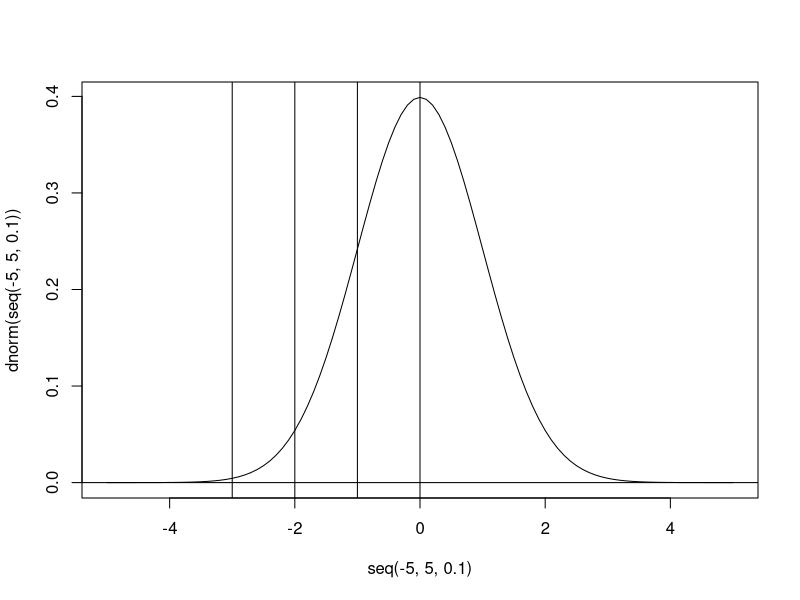
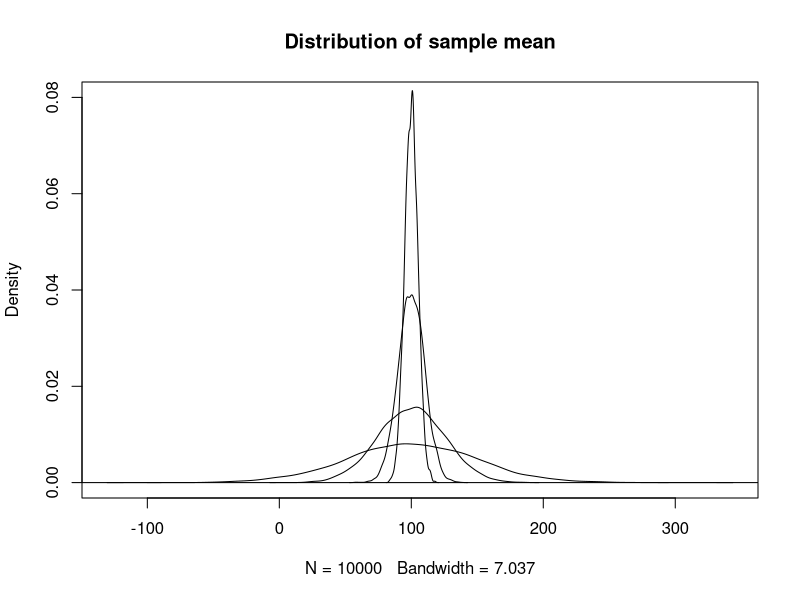
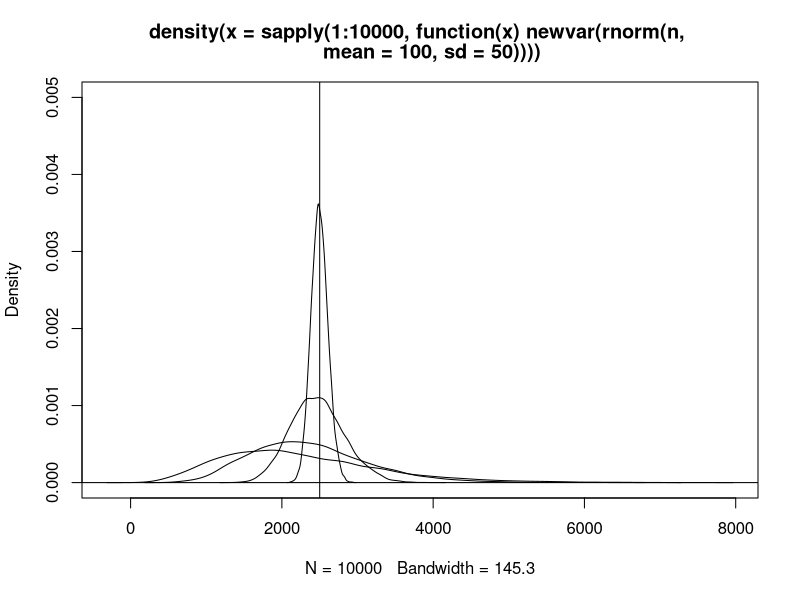

Recreate these plots in R, in order. (Note: this script raises an error after producing the figures.)
# -------------------------------------------------------------------
# Lecture 3: Normal distribution, estimators, sampling distributions of estimators, tests of hypotheses

# Required libraries: --
  rm(list=ls())
  # source("http://thiloklein.de/R/myfunctions.R")
  ls()
# -------------------------------------------------------------------


# --- Standard normal distribution ---------------------------------

# Normal distribution: 68-95-99.7 or six sigma rule
  plot(dnorm(seq(-5,5,.1)) ~ seq(-5,5,.1), type="l")
  abline(h=0, v=c(-3,-2,-1,0))

# What proportion of observations are smaller than 0.83? (p.6)
  pnorm(0.83)

# What proportion of observations are greater than -2.15? (p.7)
  1 - pnorm(-2.15)

# Inverse of SND: F^{-1}(0.03) = ? (p.8)
  qnorm(0.03)

# Inventory example. (p.9ff)
  # What is the probability of a stockout?
  1 - pnorm(20, mean=15, sd=6)
  # If the prob of stockout is to be no more than 5%, what should the reorder point be?
  qnorm(1-0.05, mean=15, sd=6)




# --- Asymptotic properties of estimators (pages 23-25) ----------------

  # Simulate probability distribution of sample mean.
  d = function(n) density( sapply(1:10000, function(x) mean(rnorm(n, mean=100, sd=50))) )
  
  # Plot probability density of sample mean (sample size 1).
  plot( d(1), ylim=c(0,.08), main="Distribution of sample mean")
  abline(h=0)
    
  # Sample size 4, 25, and 100.
  sapply(c(4,25,100), function(x) lines( d(x) ) )




# --- Simulation: Sample variance, unbiased estimators (pages 27-29) ----

# --- PART A: Biased vs unbiased estimator for population variance.

# What's special about n-1 in the equation for the sample standard deviation?
# What would happen if we used n instead?

# Unbiased sample variance with denominator n-1
  var(0:1)

# Biased sample variance with denominator n
  newvar = function(x) 1/length(x) * sum( (x-mean(x))^2 )
  newvar(0:1)

# 1,000 Simulations (sample size 10) and mean of biased vs unbiased sample variance
  s2 = sapply(1:1000, function(x){ 
      sample10 = rnorm(10,mean=0,sd=1)
      c( var(sample10), newvar(sample10) )
    }
  )
  s2.unbiased = s2[1,]; mean(s2.unbiased)
  s2.biased = s2[2,]; mean(s2.biased)
    

# --- PART B: Consistency of the biased variance estimator.

# If the sample size is increased it ceases to matter whether we use n or n-1 in the denominator.
# Simulate distribution of biased sample variance for different sample sizes
  d = function(n) density( sapply(1:10000, function(x) newvar(rnorm(n, mean=100, sd=50))) )
  
  # Sample size 10
  plot(d(10), ylim=c(0,.005)); abline(h=0, v=50^2)
  
  # Sample sizes 20, 100, and 1000
  sapply(c(20,100,1000), function(x) lines(d(x)) )

# In summary, using n gives a biased estimate of the true variance. The smaller the sample size, the greater this discrepancy between the unbiased and biased estimator.




# --- Simulation: Power of a test (pages 67-69) -------------------------

# Define hypothesis test function.
  h.test.A = function(n, mu){ 
    sapply(mu, function(x) abs( mean( rnorm(n, mean=x, sd=1) ) ) > qnorm(0.975)/sqrt(n) )
  }

  h.test.B = function(n, mu){ 
    sapply(n, function(x) abs( mean( rnorm(x, mean=mu, sd=1) ) ) > qnorm(0.975)/sqrt(x) )
  }


# --- PART A: Power of a test and evidence against H0 -------------------

# Set values of sample size and population mean.
  n = 10
  mu = c(0, .05, .1, .2, 1, 2)
# Run simulation for sample size n=10 and population means of 0, .05, .1, .2, 1, and 2.
  data = sapply(1:10000, function(x) h.test(n=n, mu=mu))
# calculate percentage of rejections when null is not true (= power of test).
  rejections = sapply(1:6, function(x) sum(data[x,])/10000)
# To see the test's power, graph the prob of rejecting H0 against the evidence.
  plot(rejections ~ mu, ylab="Prob of rejecting H0", xlab="Evidence against H0", main="Power of test")
  lines(lowess(rejections ~ mu, f=0.5))
  abline(h=0.05)  # horizontal line for size of the test, i.e., Prob(rejecting H0 | H0 true)


# --- PART B: Power of a test and sample size ---------------------------

# Set values of sample size and population mean.
  n = c(10, 100, 1000)
  mu = 0.2
# Run simulation for population mean mu=0.2 and sample size of 10, 100 and 1000. 
  data = sapply(1:10000, function(x) h.test.B(n=n, mu=mu))
# calculate percentage of rejections when null is not true (= power of test).
  rejections = sapply(1:3, function(x) sum(data[x,])/10000)
# To see the test's power, graph the prob of rejecting H0 against the evidence.
  plot(rejections ~ n, ylab="Prob of rejecting H0", xlab="Sample size", main="Power of test")
  lines(lowess(rejections ~ n, f=0.5))

  
  

# -------------------------------------------------------------------
# --- End of Session ------------------------------------------------

  q("no")
